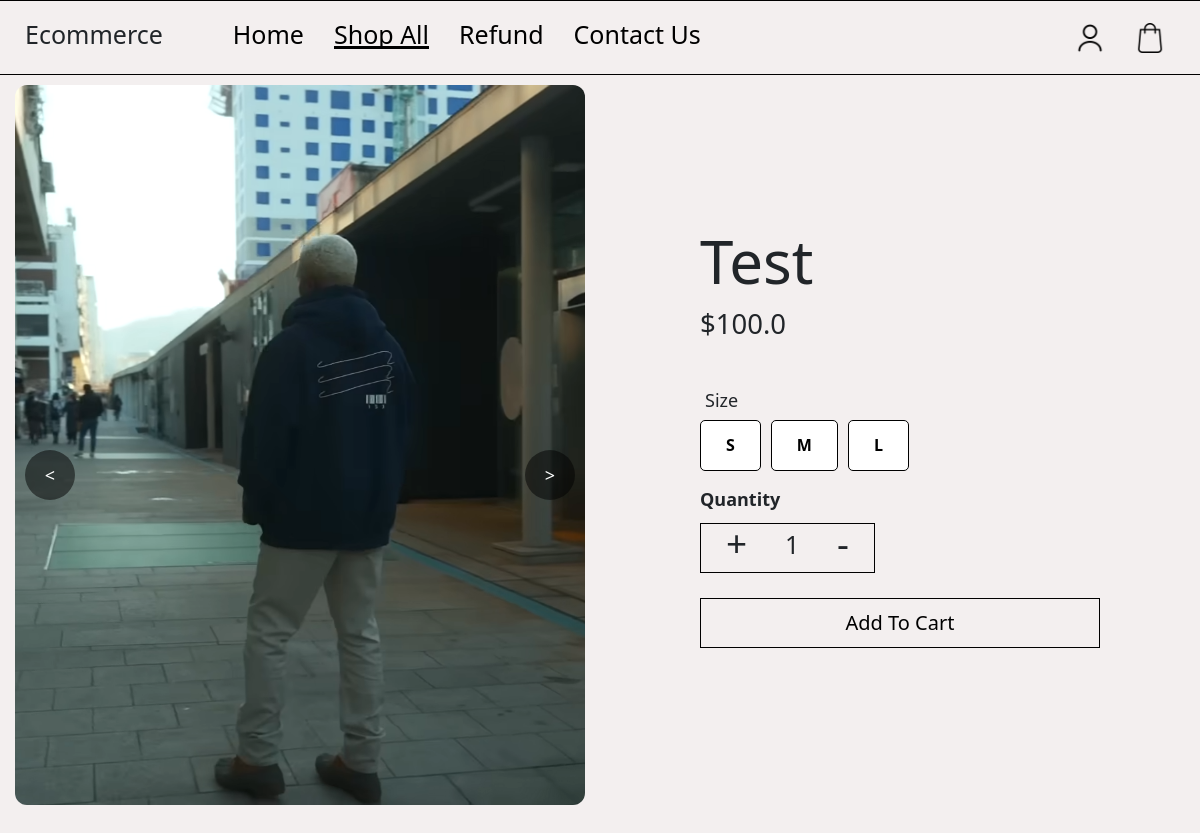
Page /product/view/1 on the earlier database version.
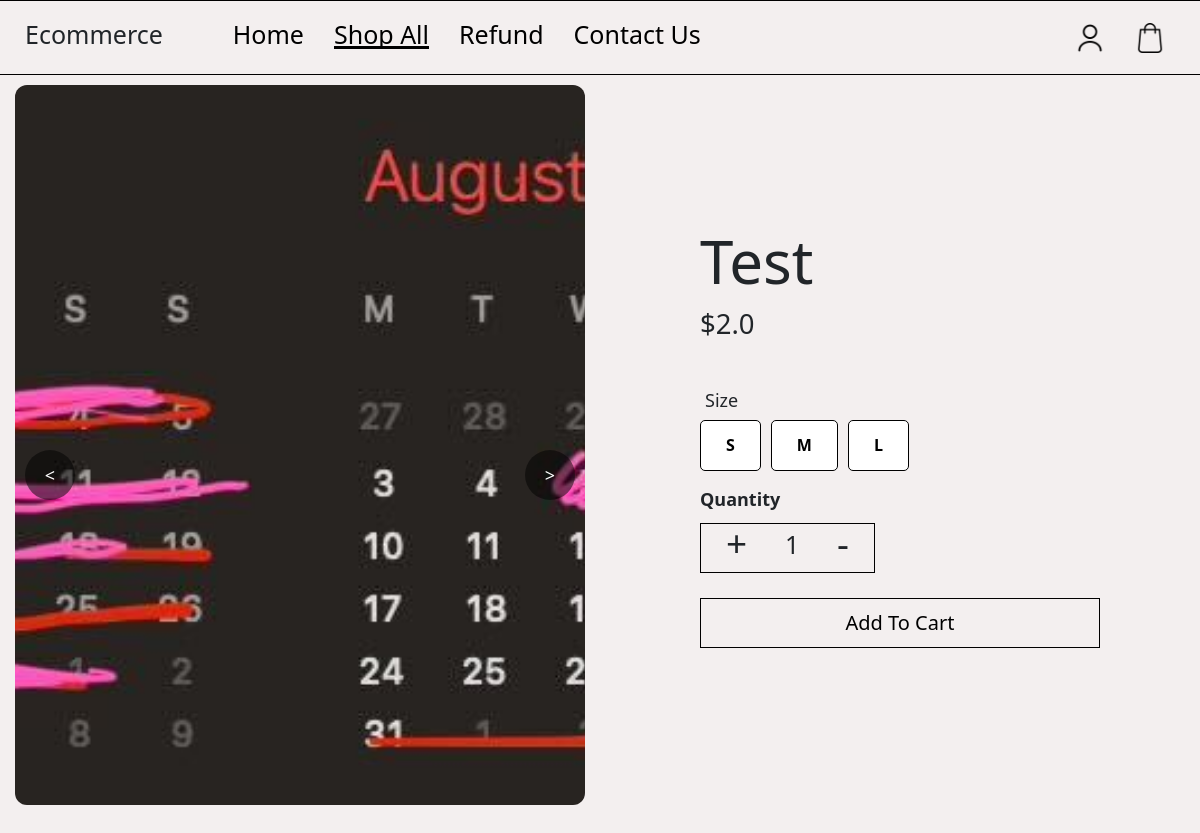
Same page on the later database version.
### app.py (models this page shows)
class Items(db.Model):
    id = db.Column(db.Integer, primary_key=True)
    quantity = db.Column(db.Integer, nullable=False, default=0)
    name = db.Column(db.String(64), nullable=False)
    category = db.Column(db.String(24), nullable=False)
    price = db.Column(db.Float, nullable=False)
    first_pic = db.Column(db.String(128))
    sec_pic = db.Column(db.String(128))
    third_pic = db.Column(db.String(128))
    fourth_pic = db.Column(db.String(128))
    size_chart = db.Column(db.String(128))

### app.py (the view)
@app.route("/product/view/<int:product_id>", methods=['GET', 'POST'])
def view_product(product_id):
    product = Items.query.filter_by(id=product_id).first()
    if request.method == 'GET':
        return render_template("product.html", product=product)

### app.py (called while the page is built)
@app.after_request
def set_guest_cookie(response):
    if current_user.is_authenticated:
        return response
    if not request.cookies.get("guest_id"):
        guest_id = str(uuid.uuid4())
        response.set_cookie("guest_id", guest_id, max_age=60*60*24*365*10)
    return response

### templates/product.html (shortened to what this page needs)
<!DOCTYPE html>
<html lang="en">
<head>
    <link rel="stylesheet" href="{{ url_for('static', filename='styles.css')}}">
    <link href="https://cdn.jsdelivr.net/npm/bootstrap@5.3.8/dist/css/bootstrap.min.css" rel="stylesheet">
</head>
<body>
    <nav class="nvb">
        <div class="left">
            <h1 class="ecom">Ecommerce</h1>
            <h1 class="hm hme anim">Home</h1>
            <h1 class="nvsh anim">Shop All</h1>
            <h1 class="txt refund anim">Refund</h1>
            <h1 class="txt contact anim">Contact Us</h1>
        </div>
        <div class="right">
            <img src="{{ url_for('static', filename='user.png')}}" class="prof icon">
            <img src="{{ url_for('static', filename='cart.png')}}" class="cart icon">
        </div>
    </nav>
    <div class="refundCon">
    </div>
    <div class="productContainer">
        <div class="leftPro">
            <div class="carousel">
                <div class="carousel-track">
                    {% for pic in [product.first_pic, product.second_pic, product.third_pic, product.fourth_pic, product.size_chart] %}
                        {% if pic %}
                            <div class="carousel-slide">
                                <img src="{{ url_for('upload', filename=pic) }}" alt="Product Image">
                            </div>
                        {% endif %}
                    {% endfor %}
                </div>
                <button class="carousel-btn prev">&lt;</button>
                <button class="carousel-btn next">&gt;</button>
            </div>
        </div>
        <div class="rightPro">
            <h1 class="proTitle">{{ product.name }}</h1>
            <h2 class="proPrice">${{ product.price }}</h2>
            <h3 class="proSize">Size</h3>
            <form action="" method="post">
                <div class="size-options">
                    <label class="size-btn">
                    <span>S</span>
                    </label>
                    <label class="size-btn">
                    <span>M</span>
                    </label>
                    <label class="size-btn">
                    <span>L</span>
                    </label>
                </div>
                <label class="lb" style="margin-top: 15px;">Quantity</label>
                <div class="quantityBox" data-id="{{ product.id }}">
                    <h2 class="plus">+</h2>
                    <h1 class="number">1</h1>
                    <h2 class="minus">-</h2>
                </div>
                <button class="adt">Add To Cart</button>
            </form>
        </div>
    </div>
</body>
</html>

### static/styles.css (style rules this page uses)
body, html { margin: 0; padding: 0; font-family: Arial, Helvetica, sans-serif; background-color: rgb(243, 239, 239); box-sizing: border-box; user-select: none; -webkit-user-drag: none; }
.nvb { border-bottom: 1px solid black; border-top: 1px solid black; height: 75px; display: flex; align-items: center; background-color: rgb(243, 239, 239); flex-direction: row; }
.left { margin-left: 25px; display: flex; flex-direction: row; align-items: center; gap: 30px; width: 100%; }
.ecom { user-select: none; cursor: pointer; font-size: 25px; }
.hme { font-size: 25px; margin-left: 40px; }
.txt { font-size: 25px; }
.nvsh { font-size: 25px; }
.anim { position: relative; display: inline-block; cursor: pointer; color: black; text-decoration: none; user-select: none; overflow: hidden; }
.anim::after { content: ''; position: absolute; left: 0; bottom: 0; height: 3px; width: 0; background-color: #000; transition: all 0.5s ease; }
.right { display: flex; align-items: center; justify-content: flex-end; height: 100%; gap: 30px; margin-right: 35px; }
.icon { height: 30px; transition: all 0.3s ease; }
.refundCon { display: flex; align-items: center; justify-content: center; height: calc(100% - 75px); width: 100%; position: absolute; z-index: 50; pointer-events: none; }
.lb { text-align: left; font-size: 18px; font-weight: 700; }
.chosen { position: relative; display: inline-block; cursor: pointer; color:black; text-decoration: none; position: relative; display: inline-block; cursor: pointer; color: black; text-decoration: none; user-select: none; overflow: hidden; }
.chosen::after { content: ''; position: absolute; left: 0; bottom: 0; height: 3px; width: 0; background-color: #000; transition: all 0.5s ease; }
.chosen::after { width: 100%; }
.productContainer { height: 100vh; width: 100%; display: flex; flex-direction: row; align-items: center; }
.leftPro { height: 100%; width: 50%; display: flex; align-content: center; justify-content: center; background-color: rgb(243, 239, 239); }
.rightPro { background-color: rgb(243, 239, 239); height: 100%; width: 50%; padding-left: 100px; }
.carousel { position: relative; width: 95%; max-width: 100%; overflow: hidden; border-radius: 12px; height: 100%; min-height: 100%; max-height: 100%; }
.carousel-track { display: flex; transition: transform 0.5s ease-in-out; }
.carousel-slide { min-width: 100%; box-sizing: border-box; }
.carousel-slide img { width: 100%; min-width: 100%; object-fit: cover; margin-top: 1.25vh; height: 90vh; border-radius: 12px; user-select: none; -webkit-user-drag: none; }
.carousel-btn { position: absolute; top: 50%; transform: translateY(-50%); background: rgba(0,0,0,0.5); color: white; border: none; padding: 10px; cursor: pointer; border-radius: 50%; height: 50px; width: 50px; font-size: 18px; }
.carousel-btn.prev { left: 10px; }
.carousel-btn.next { right: 10px; }
.proTitle { font-size: 60px; margin-top: 150px; }
.proPrice { font-size: 27.5px; margin-top: 10px; margin-bottom: 50px; }
.proSize { font-size: 18px; margin-left: 5px; }
.size-options { display: flex; gap: 10px; }
.size-btn { display: inline-block; cursor: pointer; border: 1px solid #000; border-radius: 5px; padding: 12.5px 25px; background-color: #fff; color: #000; outline: none; font-weight: bold; text-align: center; transition: all 0.3s ease; }
.quantityBox { width: 175px; border: 1px solid black; background-color: transparent; height: 50px; margin-top: 10px; display: flex; align-items: center; justify-content: space-between; padding-left: 25px; padding-right: 25px; }
.number { font-size: 25px; }
.plus, .minus { font-size: 37px; transition: all 0.3s ease; }
.adt { margin-top: 25px; width: 80%; height: 50px; font-size: 20px; border: 1px solid black; background-color: transparent; transition: all 0.3s ease; }

Differences in the rows shown:
changed Items "Test": first_pic: a different picture; price "100.0" → "2.0"
